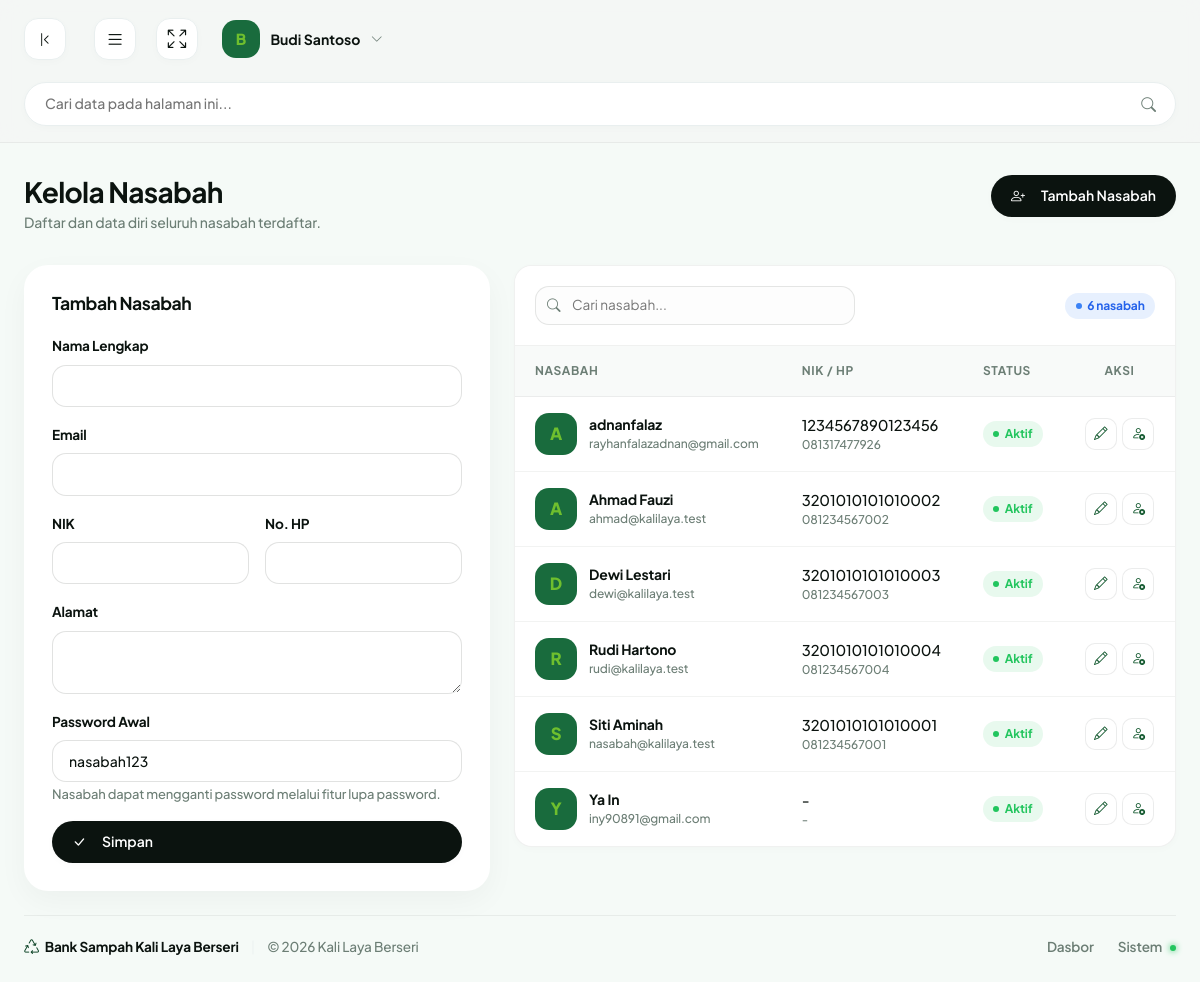
The app's page /pengurus/nasabah.php (signed in) with its own data.
### tables this page shows
CREATE TABLE `users` (
  `id_user` int NOT NULL,
  `name` varchar(100) NOT NULL,
  `email` varchar(150) NOT NULL,
  `password` varchar(255) DEFAULT NULL,
  `google_id` varchar(64) DEFAULT NULL,
  `avatar` varchar(255) DEFAULT NULL,
  `role` enum('nasabah','pengurus','ketua') NOT NULL DEFAULT 'nasabah',
  `nik` varchar(20) DEFAULT NULL,
  `no_hp` varchar(20) DEFAULT NULL,
  `alamat` text,
  `code` int NOT NULL DEFAULT '0',
  `status` varchar(20) NOT NULL DEFAULT 'notverified',
  `aktif` tinyint(1) NOT NULL DEFAULT '1',
  `created_at` timestamp NOT NULL DEFAULT CURRENT_TIMESTAMP
);

### pengurus/nasabah.php (the view, shortened to what this page needs)
<?php
require_once __DIR__ . '/../includes/auth.php';
$rows = [];
$res = mysqli_query($con, "SELECT * FROM users WHERE role = 'nasabah' ORDER BY name ASC");
if ($res) { while ($r = mysqli_fetch_assoc($res)) { $rows[] = $r; } }
$edit = null;
$page_actions  = '<button class="btn btn-dark-custom" type="button" data-scroll="#form-nasabah"><i class="bi bi-person-plus me-1"></i> ' . ($edit ? 'Form Edit' : 'Tambah Nasabah') . '</button>';
require __DIR__ . '/../includes/header.php';
?>
<div class="row g-4">
  <div class="col-lg-5" id="form-nasabah">
    <div class="card">
      <div class="card-header"><h2 class="card-title"><?= $edit ? 'Edit Nasabah' : 'Tambah Nasabah' ?></h2></div>
      <form method="POST" action="nasabah.php">
        <div class="mb-3">
          <label class="form-label-custom">Nama Lengkap</label>
          <input type="text" class="form-control-custom" name="name" required value="<?= e($edit['name'] ?? ($_POST['name'] ?? '')) ?>">
        </div>
        <div class="mb-3">
          <label class="form-label-custom">Email</label>
          <input type="email" class="form-control-custom" name="email" required value="<?= e($edit['email'] ?? ($_POST['email'] ?? '')) ?>">
        </div>
        <div class="row g-3 mb-3">
          <div class="col-sm-6"><label class="form-label-custom">NIK</label>
            <input type="text" class="form-control-custom" name="nik" pattern="[0-9]{8,20}" value="<?= e($edit['nik'] ?? ($_POST['nik'] ?? '')) ?>"></div>
          <div class="col-sm-6"><label class="form-label-custom">No. HP</label>
            <input type="text" class="form-control-custom" name="no_hp" pattern="[0-9+]{8,20}" value="<?= e($edit['no_hp'] ?? ($_POST['no_hp'] ?? '')) ?>"></div>
        </div>
        <div class="mb-3">
          <label class="form-label-custom">Alamat</label>
          <textarea class="form-control-custom" name="alamat" rows="2"><?= e($edit['alamat'] ?? ($_POST['alamat'] ?? '')) ?></textarea>
        </div>
        <?php if (!$edit): ?>
          <div class="mb-3">
            <label class="form-label-custom">Password Awal</label>
            <input type="text" class="form-control-custom" name="password" value="nasabah123" required>
            <small class="text-muted-green">Nasabah dapat mengganti password melalui fitur lupa password.</small>
          </div>
        <?php endif; ?>
        <div class="d-flex gap-2">
          <button type="submit" class="btn btn-dark-custom flex-grow-1"><i class="bi bi-check-lg me-1"></i> Simpan</button>
        </div>
      </form>
    </div>
  </div>
  <div class="col-lg-7">
    <div class="table-card-custom">
      <div class="table-header-control">
        <div class="table-search-box"><i class="bi bi-search table-search-icon"></i>
          <input type="text" class="table-search-input table-local-search" placeholder="Cari nasabah..."></div>
        <span class="badge-table info"><?= count($rows) ?> nasabah</span>
      </div>
      <div class="table-responsive">
        <table class="table-custom">
          <thead><tr><th>Nasabah</th><th>NIK / HP</th><th>Status</th><th class="text-center">Aksi</th></tr></thead>
          <tbody>
            <?php if (empty($rows)): ?>
              <tr><td colspan="4" class="text-center text-muted-green py-4">Belum ada nasabah.</td></tr>
            <?php else: foreach ($rows as $r): ?>
              <tr>
                <td>
                  <div class="table-user-cell">
                    <span class="table-user-avatar app-avatar-initial"><?= e(mb_substr($r['name'], 0, 1)) ?></span>
                    <div>
                      <div class="table-user-name"><?= e($r['name']) ?></div>
                      <div class="table-user-sub"><?= e($r['email']) ?></div>
                    </div>
                  </div>
                </td>
                <td><?= e($r['nik'] ?: '-') ?><div class="table-user-sub"><?= e($r['no_hp'] ?: '-') ?></div></td>
                <td><?= badge_user($r) ?></td>
                <td class="text-center">
                  <div class="table-actions justify-content-center">
                    <a href="nasabah.php?edit=<?= e($r['id_user']) ?>" class="table-btn-action" title="Edit"><i class="bi bi-pencil"></i></a>
                    <form method="POST" action="nasabah.php" class="d-inline" data-confirm="Ubah status akun <?= e($r['name']) ?>?">
                      <button type="submit" class="table-btn-action" title="<?= ((int)$r['aktif'] === 1) ? 'Nonaktifkan' : 'Aktifkan' ?>">
                        <i class="bi <?= ((int)$r['aktif'] === 1) ? 'bi-person-x' : 'bi-person-check' ?>"></i>
                      </button>
                    </form>
                  </div>
                </td>
              </tr>
            <?php endforeach; endif; ?>
          </tbody>
        </table>
      </div>
    </div>
  </div>
</div>
<?php require __DIR__ . '/../includes/footer.php'; ?>

### includes/fungsi.php (shortened to what this page needs)
<?php
if (!function_exists('e')) {
    function e($value): string
    {
        return htmlspecialchars((string) $value, ENT_QUOTES, 'UTF-8');
    }
}
if (!function_exists('badge_user')) {
    function badge_user(array $user): string
    {
        return '<span class="badge-table success">Aktif</span>';
    }
}

### assets/css/app.css (style rules this page uses)
.text-muted-green { color: var(--text-muted-green) !important; }
.badge-table.info { background-color: rgba(59, 130, 246, 0.12); color: #2563eb; }
.badge-table.info::before { background-color: #3b82f6; }
.app-avatar-initial { display: inline-flex; align-items: center; justify-content: center; width: 42px; height: 42px; border-radius: var(--radius-lg); background-color: var(--brand-forest-light); color: var(--brand-lime); font-weight: 800; font-size: 1.05rem; text-transform: uppercase; flex-shrink: 0; }
.table-actions { display: inline-flex; gap: 0.35rem; }

### records on screen
users: name "A", name "adnanfalaz", email "rayhanfalazadnan@gmail.com", nik "1234567890123456", no_hp "081317477926", aktif 1 (drawn)
users: name "A", name "Ahmad Fauzi", email "ahmad@kalilaya.test", nik "3201010101010002", no_hp "081234567002", aktif 1 (drawn)
users: name "D", name "Dewi Lestari", email "dewi@kalilaya.test", nik "3201010101010003", no_hp "081234567003", aktif 1 (drawn)
users: name "R", name "Rudi Hartono", email "rudi@kalilaya.test", nik "3201010101010004", no_hp "081234567004", aktif 1 (drawn)
users: name "S", name "Siti Aminah", email "nasabah@kalilaya.test", nik "3201010101010001", no_hp "081234567001", aktif 1 (drawn)
users: name "Y", name "Ya In", email "iny90891@gmail.com", nik "-", no_hp "-", aktif 1 (drawn)

### other values on screen
mb_substr($u['name'] ?: 'U', 0, 1) "B"
$u['name'] "Budi Santoso"
$page_title "Kelola Nasabah"
$page_subtitle "Daftar dan data diri seluruh nasabah terdaftar."
count($rows) "6"
